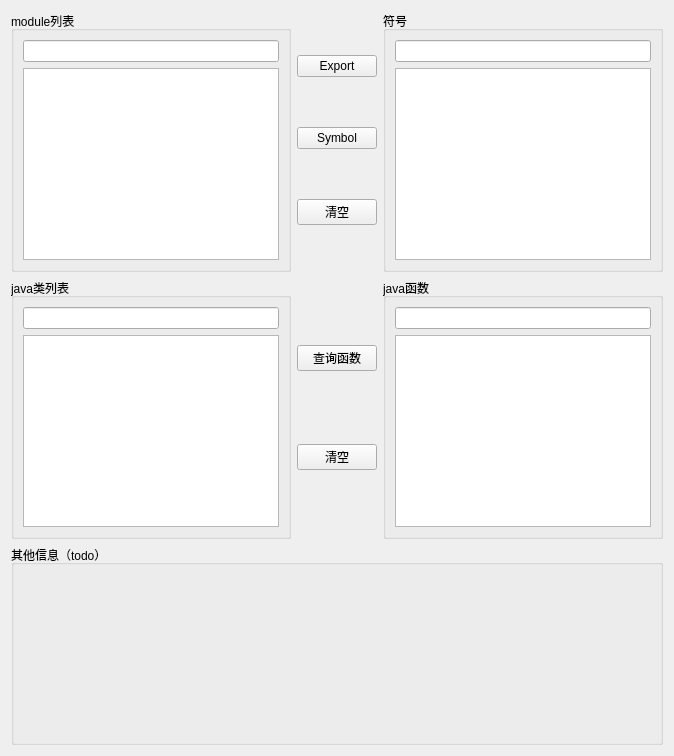
                        <widget class="QWidget" name="tab">
                            <attribute name="title">
                                <string>附加进程信息</string>
                            </attribute>
                            <layout class="QGridLayout" name="gridLayout_14">
                                <item row="0" column="0">
                                    <layout class="QHBoxLayout" name="horizontalLayout_2">
                                        <item>
                                            <widget class="QGroupBox" name="groupBox_3">
                                                <property name="title">
                                                    <string>module列表</string>
                                                </property>
                                                <layout class="QGridLayout" name="gridLayout_10">
                                                    <item row="0" column="0">
                                                        <widget class="QLineEdit" name="txtModule"/>
                                                    </item>
                                                    <item row="1" column="0">
                                                        <widget class="QListWidget" name="listModules"/>
                                                    </item>
                                                </layout>
                                            </widget>
                                        </item>
                                        <item>
                                            <layout class="QVBoxLayout" name="verticalLayout">
                                                <item>
                                                    <widget class="QPushButton" name="btnExport">
                                                        <property name="text">
                                                            <string>Export</string>
                                                        </property>
                                                    </widget>
                                                </item>
                                                <item>
                                                    <widget class="QPushButton" name="btnSymbol">
                                                        <property name="text">
                                                            <string>Symbol</string>
                                                        </property>
                                                    </widget>
                                                </item>
                                                <item>
                                                    <widget class="QPushButton" name="btnSymbolClear">
                                                        <property name="text">
                                                            <string>清空</string>
                                                        </property>
                                                    </widget>
                                                </item>
                                            </layout>
                                        </item>
                                        <item>
                                            <widget class="QGroupBox" name="groupBox_5">
                                                <property name="title">
                                                    <string>符号</string>
                                                </property>
                                                <layout class="QGridLayout" name="gridLayout_12">
                                                    <item row="0" column="0">
                                                        <widget class="QLineEdit" name="txtSymbol"/>
                                                    </item>
                                                    <item row="1" column="0">
                                                        <widget class="QListWidget" name="listSymbol"/>
                                                    </item>
                                                </layout>
                                            </widget>
                                        </item>
                                    </layout>
                                </item>
                                <item row="1" column="0">
                                    <layout class="QHBoxLayout" name="horizontalLayout_3">
                                        <item>
                                            <widget class="QGroupBox" name="groupBox_4">
                                                <property name="title">
                                                    <string>java类列表</string>
                                                </property>
                                                <layout class="QGridLayout" name="gridLayout_11">
                                                    <item row="1" column="0">
                                                        <widget class="QListWidget" name="listClasses"/>
                                                    </item>
                                                    <item row="0" column="0">
                                                        <widget class="QLineEdit" name="txtClass"/>
                                                    </item>
                                                </layout>
                                            </widget>
                                        </item>
                                        <item>
                                            <layout class="QVBoxLayout" name="verticalLayout_2">
                                                <item>
                                                    <widget class="QPushButton" name="btnMethod">
                                                        <property name="text">
                                                            <string>查询函数</string>
                                                        </property>
                                                    </widget>
                                                </item>
                                                <item>
                                                    <widget class="QPushButton" name="btnMethodClear">
                                                        <property name="text">
                                                            <string>清空</string>
                                                        </property>
                                                    </widget>
                                                </item>
                                            </layout>
                                        </item>
                                        <item>
                                            <widget class="QGroupBox" name="groupBox_6">
                                                <property name="title">
                                                    <string>java函数</string>
                                                </property>
                                                <layout class="QGridLayout" name="gridLayout_13">
                                                    <item row="1" column="0">
                                                        <widget class="QListWidget" name="listMethod"/>
                                                    </item>
                                                    <item row="0" column="0">
                                                        <widget class="QLineEdit" name="txtMethod"/>
                                                    </item>
                                                </layout>
                                            </widget>
                                        </item>
                                    </layout>
                                </item>
                                <item row="2" column="0">
                                    <widget class="QGroupBox" name="groupBox_7">
                                        <property name="minimumSize">
                                            <size>
                                                <width>0</width>
                                                <height>200</height>
                                            </size>
                                        </property>
                                        <property name="title">
                                            <string>其他信息（todo）</string>
                                        </property>
                                        <layout class="QGridLayout" name="gridLayout_16"/>
                                    </widget>
                                </item>
                            </layout>
                        </widget>
